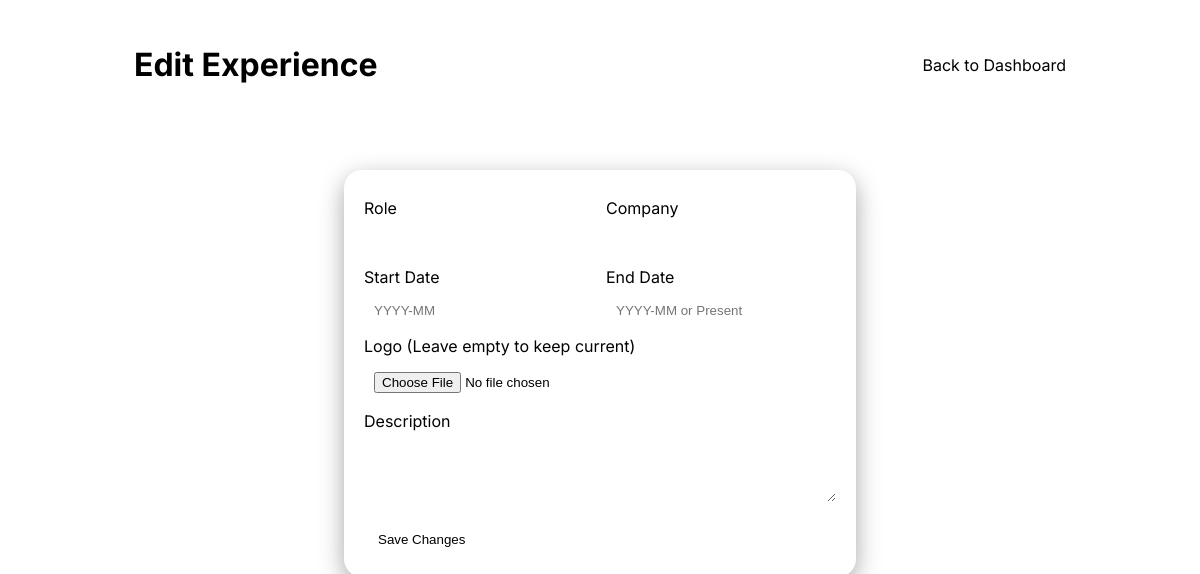
The app's page /admin/experience/edit/2 (signed in), older data.
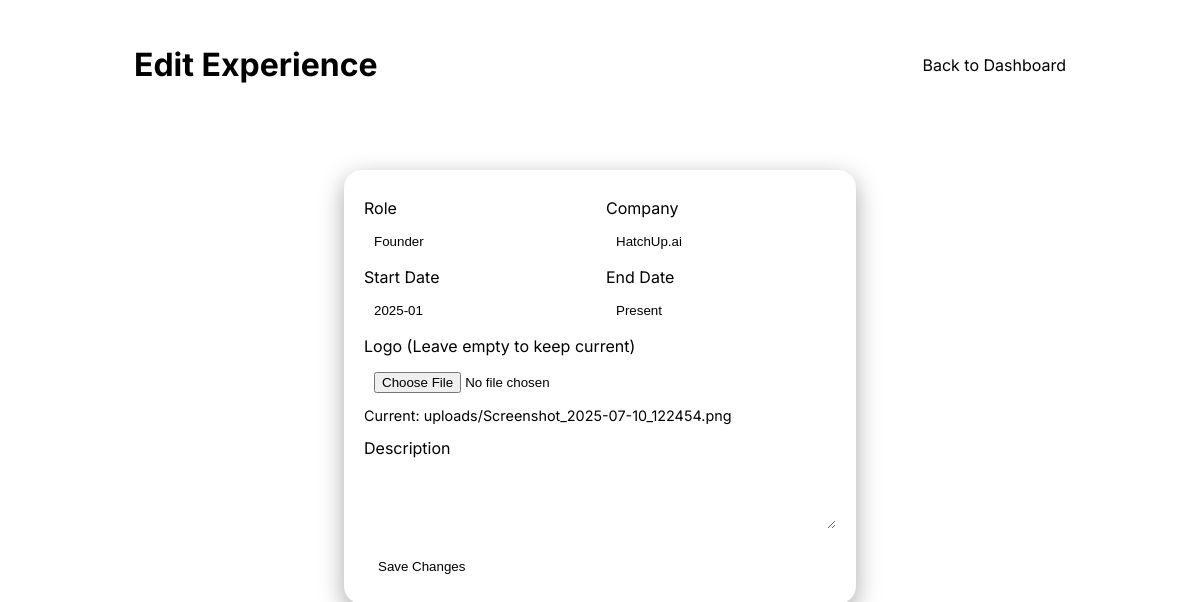
The same page, newer data.
### tables this page shows
CREATE TABLE experience (
            id INTEGER PRIMARY KEY AUTOINCREMENT,
            role TEXT,
            company TEXT,
            start_date TEXT,
            end_date TEXT,
            description TEXT
        , logo_path TEXT);

### app.py (the view, shortened to what this page needs)
@app.route("/admin/experience/edit/<int:eid>", methods=["GET", "POST"])
def admin_experience_edit(eid):
    if not require_login():
        return redirect(url_for("admin_login"))
    conn = get_db()
    cur = conn.cursor()
    cur.execute("SELECT * FROM experience WHERE id=?", (eid,))
    experience = cur.fetchone()
    conn.close()
    return render_template("edit_experience.html", experience=experience)

### app.py (called while the page is built)
def get_db():
    conn = sqlite3.connect(DB_PATH)
    conn.row_factory = sqlite3.Row
    return conn

def require_login():
    return session.get("logged_in") is True

### templates/edit_experience.html (shortened to what this page needs)
<!DOCTYPE html>
<html lang="en">
<head>
    <link rel="stylesheet" href="{{ url_for('static', filename='styles.css') }}">
</head>
<body>
    <header class="admin-header">
        <div class="container">
            <h1>Edit Experience</h1>
            <nav>
                <a href="{{ url_for('admin_dashboard') }}">Back to Dashboard</a>
            </nav>
        </div>
    </header>
    <main class="container narrow">
        <section class="card">
            <form method="post" enctype="multipart/form-data">
                <div class="grid-2">
                    <div>
                        <label>Role</label>
                        <input type="text" name="role" value="{{ experience['role'] }}" required>
                    </div>
                    <div>
                        <label>Company</label>
                        <input type="text" name="company" value="{{ experience['company'] }}" required>
                    </div>
                </div>
                <div class="grid-2">
                    <div>
                        <label>Start Date</label>
                        <input type="text" name="start_date" value="{{ experience['start_date'] }}"
                            placeholder="YYYY-MM">
                    </div>
                    <div>
                        <label>End Date</label>
                        <input type="text" name="end_date" value="{{ experience['end_date'] }}"
                            placeholder="YYYY-MM or Present">
                    </div>
                </div>
                <label>Logo (Leave empty to keep current)</label>
                <input type="file" name="logo" accept="image/*">
                {% if experience['logo_path'] %}
                <p class="muted" style="font-size: 0.9em; margin-top: 4px;">Current: {{ experience['logo_path'] }}</p>
                {% endif %}
                <label>Description</label>
                <textarea name="description" rows="3">{{ experience['description'] }}</textarea>
                <button type="submit" style="margin-top: 16px;">Save Changes</button>
            </form>
        </section>
    </main>
</body>
</html>

Row changes from the older to the newer data that the page shows:
added experience: role "Founder", company "HatchUp.ai", start_date "2025-01", end_date "Present", logo_path "uploads/Screenshot_2025-07-10_122454.png"
Text that changed along with them:
text now shown: "Current:"
